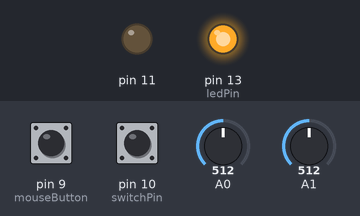
Simulated run of this sketch. Board: Arduino Leonardo, built with avr-gcc and run on an emulated ATmega32U4. Shown: output pins drawn as LEDs (lit = HIGH). The test bench sets the inputs (shaded band); at power-on: pin 10 (switchPin) HIGH, pin 9 (mouseButton) HIGH, A0 = 512, A1 = 512. USB keyboard and mouse output is not drawn.

Above: at 3.2 s.
3.3 s: pin 10 (switchPin) pulled LOW for 0.15 s
At 3.37 s:
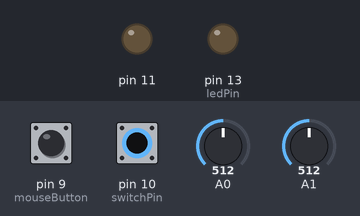
4.9 s: pin 10 (switchPin) pulled LOW for 3.2 s
At 8.4 s:
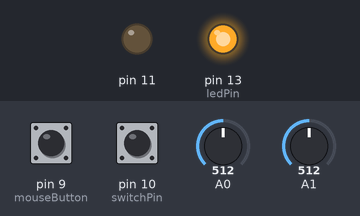
Timing chart, 0 to 9.9 s (numbered marks = the images above; inputs shaded):
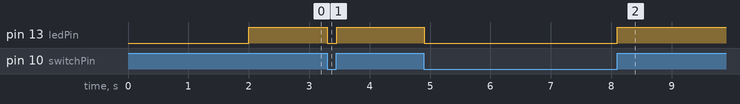

Measured:
- after the input at 3.3 s, pin 13 (ledPin): HIGH → LOW at once, → HIGH 0.15 s later
- after the input at 4.9 s, pin 13 (ledPin): HIGH → LOW at once, → HIGH 3.2 s later

The sketch:

JoystickMouseControl_CJMCU_Leo.ino
```cpp
/*
	본 예제는 아두이노의 JoystickMouseControl 예제를 아래 링크의 조이스틱 모듈과 사용하기 위해 수정한 예제입니다.
	CJMCU Leonardo Beetle

	Joystick Module
	https://www.eleparts.co.kr/EPXJ6B3F

	원본 예제 코드는 아래 링크에서 확인 가능합니다.
	http://www.arduino.cc/en/Tutorial/JoystickMouseControl

	H/W
	Mouse on/off SW : D10, D11 (jumper)
	Mouse button : D9
	joystick X : A1
	joystick Y : A0

	최종 수정일 : 2018-12-04
*/

#include "Mouse.h"

// set pin numbers for switch, joystick axes, and LED:
const int switchPin = 10;      // switch to turn on and off mouse control
const int mouseButton = 9;    // input pin for the mouse pushButton
const int xAxis = A0;         // joystick X axis
const int yAxis = A1;         // joystick Y axis
const int ledPin = 13;         // Mouse control LED

// parameters for reading the joystick:
int range = 12;               // output range of X or Y movement
int responseDelay = 5;        // response delay of the mouse, in ms
int threshold = range / 4;    // resting threshold
int center = range / 2;       // resting position value

boolean mouseIsActive = false;    // whether or not to control the mouse


void setup() {

	delay(2000);                              // mouse start delay
	pinMode(11, OUTPUT);
	digitalWrite(11, LOW);                    // mouse on/off LOW signal pin
	pinMode(ledPin, OUTPUT);                  // the LED pin
	pinMode(switchPin, INPUT_PULLUP);         // mouse on/off switch pin (PULL UP)
	pinMode(mouseButton, INPUT_PULLUP);       // mouse Button pin        (PULL UP)

	// take control of the mouse:
	Mouse.begin();
}

void loop() {
	// read the switch:
	int switchState = digitalRead(switchPin);
	// if HIGH, useing mouse
	if (switchState != mouseIsActive) {
		mouseIsActive = switchState;
		// turn on LED to indicate mouse state:
		digitalWrite(ledPin, mouseIsActive);
	}

	// read and scale the two axes:
	int xReading = (readAxis(A0) * -1);          // Direction reversal
	int yReading = readAxis(A1);

	// if the mouse control state is active, move the mouse:
	if (mouseIsActive) {
		Mouse.move(xReading, yReading, 0);
	}

	// read the mouse button and click or not click:
	// if the mouse button is pressed:
	if (!(digitalRead(mouseButton)) == HIGH) {     // default : HIGH (PULLUP) / SW on : LOW -> Direction reversal
		// if the mouse is not pressed, press it:
		if (!Mouse.isPressed(MOUSE_LEFT)) {
			Mouse.press(MOUSE_LEFT);
		}
	}
	// else the mouse button is not pressed:
	else {
		// if the mouse is pressed, release it:
		if (Mouse.isPressed(MOUSE_LEFT)) {
			Mouse.release(MOUSE_LEFT);
		}
	}

	delay(responseDelay);
}

/*
	reads an axis (0 or 1 for x or y) and scales the analog input range to a range
	from 0 to <range>
*/

int readAxis(int thisAxis) {
	// read the analog input:
	int reading = analogRead(thisAxis);

	// map the reading from the analog input range to the output range:
	reading = map(reading, 0, 1023, 0, range);

	// if the output reading is outside from the rest position threshold, use it:
	int distance = reading - center;

	if (abs(distance) < threshold) {
		distance = 0;
	}

	// return the distance for this axis:
	return distance;
}
```
